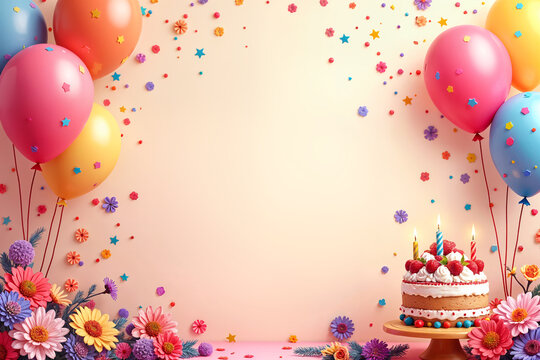
#> input picture bdayimg.jpg, 540 x 360 px
$ python homework2.py
#> lines starting #> are read from the running program, lines starting #| are printed output that depends on the picture
import cv2
import numpy

font = cv2.FONT_HERSHEY_SIMPLEX

img = cv2.imread("bdayimg.jpg")
#> img is the input picture: shape (360, 540, 3); mean B, G, R 164, 179.1, 228.4
img = cv2.resize(img , (500,300))
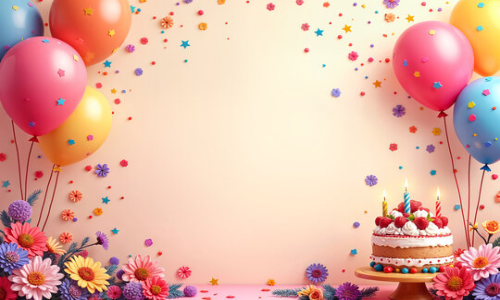
#> img: shape (300, 500, 3); mean B, G, R 163.9, 179, 228.3
img = cv2.rectangle(img , (100,25) , (400,100) , (255,0,0) , 5)
img = cv2.putText(img , "Happy Birthday" , (150,75) , font, 1, (100,100,100) , 2 , cv2.LINE_AA )
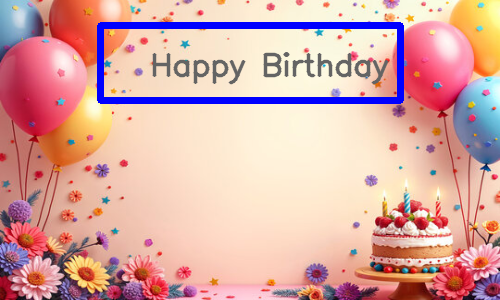
#> img: shape (300, 500, 3); mean B, G, R 165.2, 170.2, 217.7
cv2.imshow("Rect" , img)
cv2.waitKey(0)
cv2.destroyAllWindows()

$ run again, with frontalface2.jpg copied over bdayimg.jpg
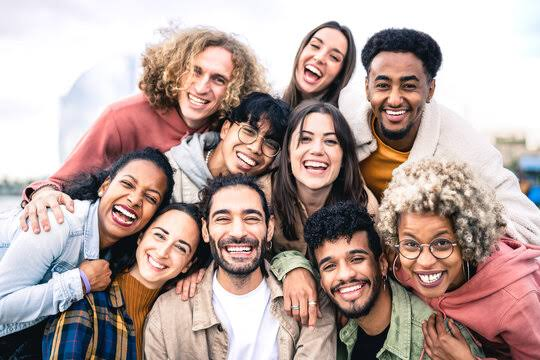
#> input picture frontalface2.jpg, 540 x 360 px
#> img is the input picture: shape (360, 540, 3); mean B, G, R 156.1, 161.1, 181.7
#> `img = cv2.resize(img , (500,300))`:
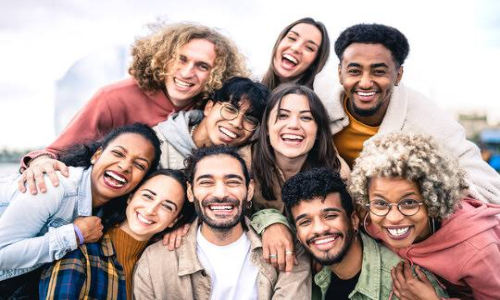
#> img: shape (300, 500, 3); mean B, G, R 156, 161, 181.6
#> `img = cv2.putText(img , "Happy Birthday" , (150,75) , font, 1, (100,10..`:
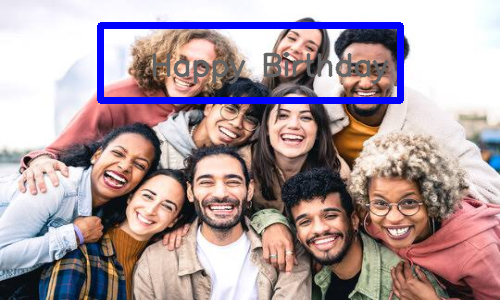
#> img: shape (300, 500, 3); mean B, G, R 158.8, 154.8, 174.1
